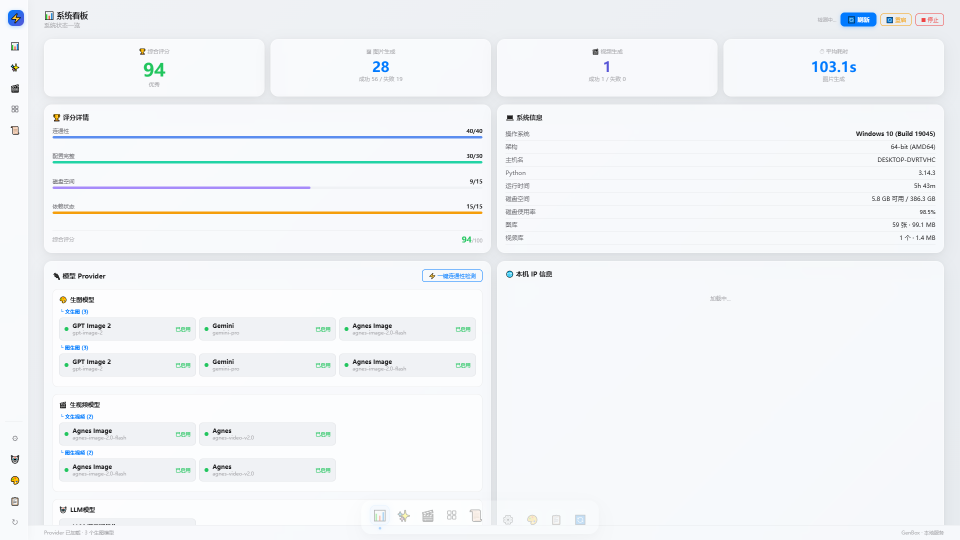
#> input picture screenshots/output/01-dashboard.png, 1920 x 1080 px (shown at 1/2 size)
$ python sanitize.py
#> lines starting #> are read from the running program, lines starting #| are printed output that depends on the picture
"""
Screenshot Sanitization Script
Blurs sensitive information (API endpoints, IP addresses) in screenshots
"""
import os
from PIL import Image, ImageFilter

INPUT_DIR = os.path.join(os.path.dirname(os.path.abspath(__file__)), "output")
OUTPUT_DIR = os.path.join(os.path.dirname(os.path.abspath(__file__)), "sanitized")

os.makedirs(OUTPUT_DIR, exist_ok=True)

def blur_region(img, x1, y1, x2, y2, blur_radius=15):
    """Blur a specific region of the image"""
    region = img.crop((x1, y1, x2, y2))
    blurred = region.filter(ImageFilter.GaussianBlur(radius=blur_radius))
    img.paste(blurred, (x1, y1))
    return img

def sanitize_dashboard(img):
    """Dashboard: blur IP info section and status bar"""
    w, h = img.size

    # IP info panel - right side, middle section
    # Based on 1920x1080 screenshot
    img = blur_region(img, 770, 430, 1140, 780)  # IP info card area

    # Status bar at bottom - provider info
    img = blur_region(img, 60, 1060, 250, 1080)

    return img

def sanitize_provider_modal(img):
    """Provider modal: brute-force blur entire subtitle zones"""
    w, h = img.size

    # Column 1 (Image): blur a tall band covering all 3 provider subtitles
    img = blur_region(img, 220, 380, 415, 500)

    # Column 2 (Video): blur the subtitle area
    img = blur_region(img, 580, 380, 775, 410)

    # Column 3 (LLM): blur the subtitle area
    img = blur_region(img, 920, 380, 1105, 410)

    # Proxy IP/port row
    img = blur_region(img, 310, 270, 485, 305)

    return img

def sanitize_llm_modal(img):
    """LLM modal: blur provider details"""
    # LLM provider subtitle
    img = blur_region(img, 570, 420, 680, 435)
    return img

def sanitize_generate(img):
    """Generate page: blur status bar"""
    img = blur_region(img, 60, 1060, 250, 1080)
    return img

def sanitize_video(img):
    """Video page: blur status bar"""
    img = blur_region(img, 60, 1060, 250, 1080)
    return img

def sanitize_gallery(img):
    """Gallery: blur status bar"""
    img = blur_region(img, 60, 1060, 250, 1080)
    return img

def sanitize_history(img):
    """History: blur status bar"""
    img = blur_region(img, 60, 1060, 250, 1080)
    return img

# sanitization map: filename -> function
SANITIZERS = {
    "01-dashboard.png": sanitize_dashboard,
    "02-generate-t2i.png": sanitize_generate,
    "03-generate-i2i.png": sanitize_generate,
    "04-generate-variation.png": sanitize_generate,
    "05-video-t2v.png": sanitize_video,
    "06-video-i2v.png": sanitize_video,
    "07-video-keyframes.png": sanitize_video,
    "08-video-advanced.png": sanitize_video,
    "09-gallery-images.png": sanitize_gallery,
    "10-gallery-videos.png": sanitize_gallery,
    "11-history.png": sanitize_history,
    "12-modal-provider.png": sanitize_provider_modal,
    "13-modal-theme.png": lambda img: img,  # no sensitive info
    "14-modal-log.png": lambda img: img,    # no sensitive info
    "15-modal-llm.png": sanitize_llm_modal,
    "16-dashboard-full.png": sanitize_dashboard,
    "17-generate-full.png": sanitize_generate,
    "18-video-full.png": sanitize_video,
    "19-gallery-full.png": sanitize_gallery,
    "20-history-full.png": sanitize_history,
}

def main():
    print("Sanitizing screenshots...")

    for filename, sanitizer in SANITIZERS.items():
        input_path = os.path.join(INPUT_DIR, filename)
        output_path = os.path.join(OUTPUT_DIR, filename)

        if not os.path.exists(input_path):
            print(f"  [SKIP] {filename} not found")
            continue

        img = Image.open(input_path)
#> img is the input picture: PIL image 1920x1080 RGB; mean R, G, B 242.2, 244.7, 247.1
        img = sanitizer(img)
#> in blur_region, `region = img.crop((x1, y1, x2, y2))`:
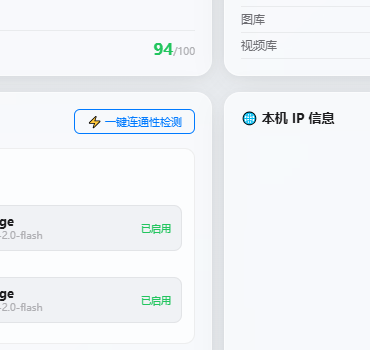
#> region: PIL image 370x350 RGB; mean R, G, B 241.8, 244.6, 247.4
#> in blur_region, `blurred = region.filter(ImageFilter.GaussianBlur(radius=blur_radius))`:
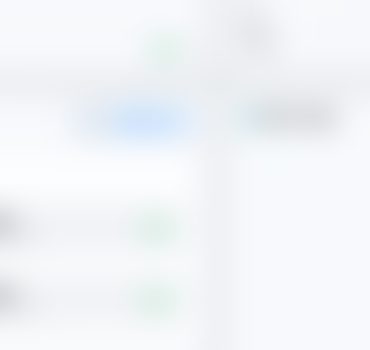
#> blurred: PIL image 370x350 RGB; mean R, G, B 241.8, 244.6, 247.4
#> call 2 of blur_region, with x1 = 60, y1 = 1060, x2 = 250, y2 = 1080, blur_radius = 15
#> in blur_region (call 2), `region = img.crop((x1, y1, x2, y2))`:
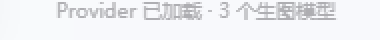
#> region: PIL image 190x20 RGB (shown 2 times larger); mean R, G, B 238.6, 239.7, 242.6
#> in blur_region (call 2), `blurred = region.filter(ImageFilter.GaussianBlur(radius=blur_radius))`:
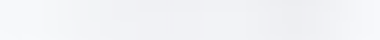
#> blurred: PIL image 190x20 RGB (shown 2 times larger); mean R, G, B 242.2, 243.4, 246.2
        img.save(output_path, quality=95)

        size_kb = os.path.getsize(output_path) / 1024
        print(f"  [OK] {filename} ({size_kb:.0f} KB)")

    print(f"\nDone! Sanitized screenshots saved to: {OUTPUT_DIR}")

if __name__ == "__main__":
    main()
